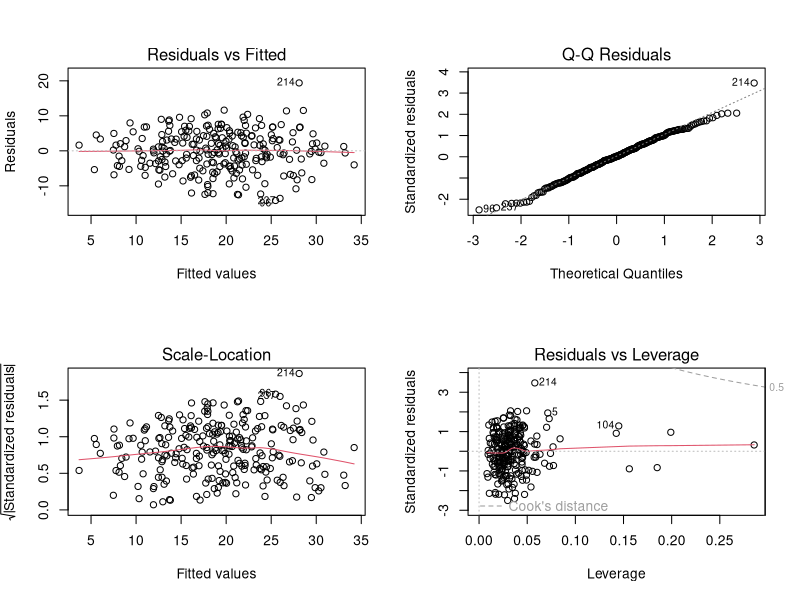
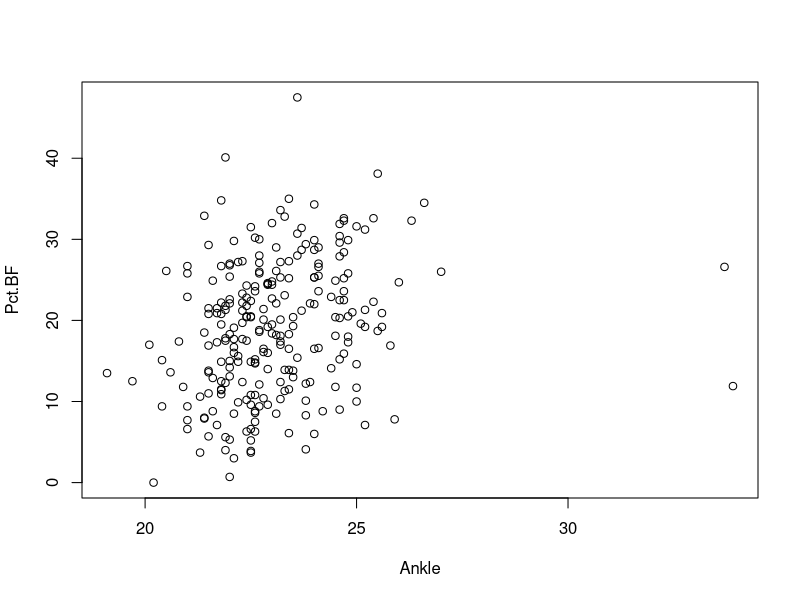
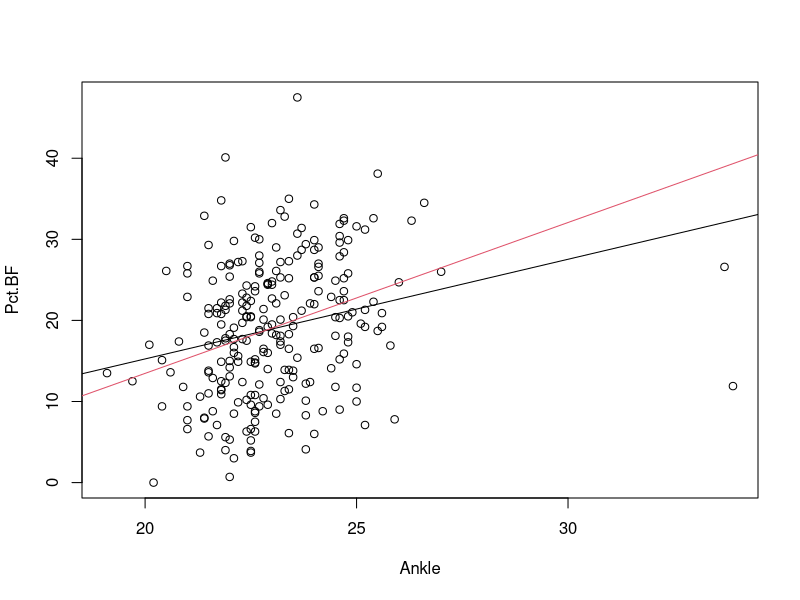
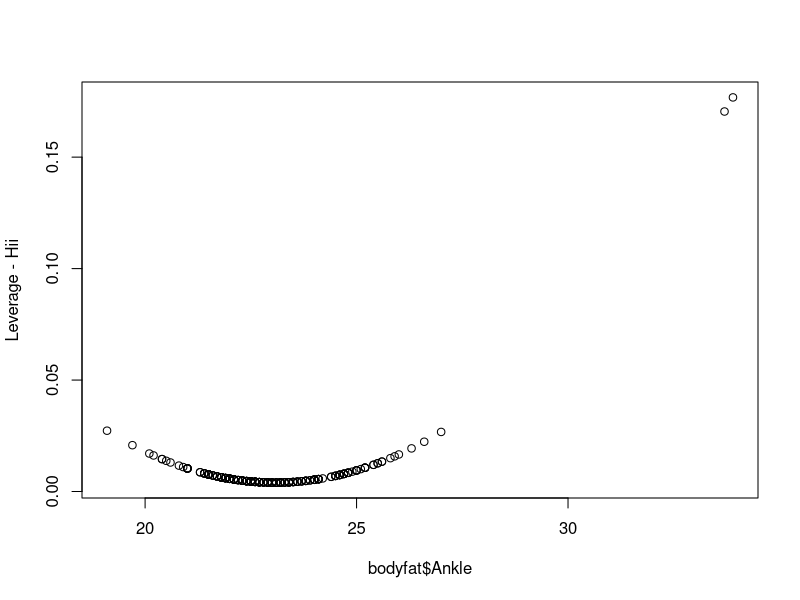
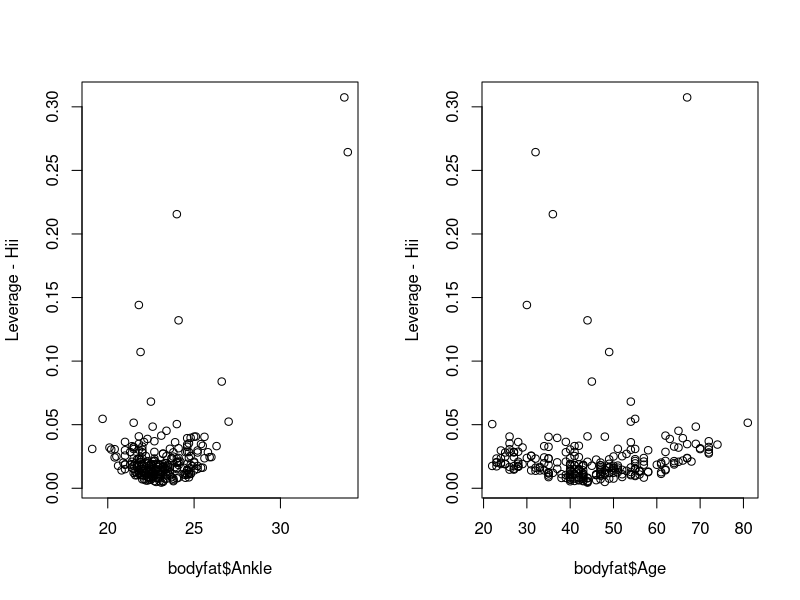
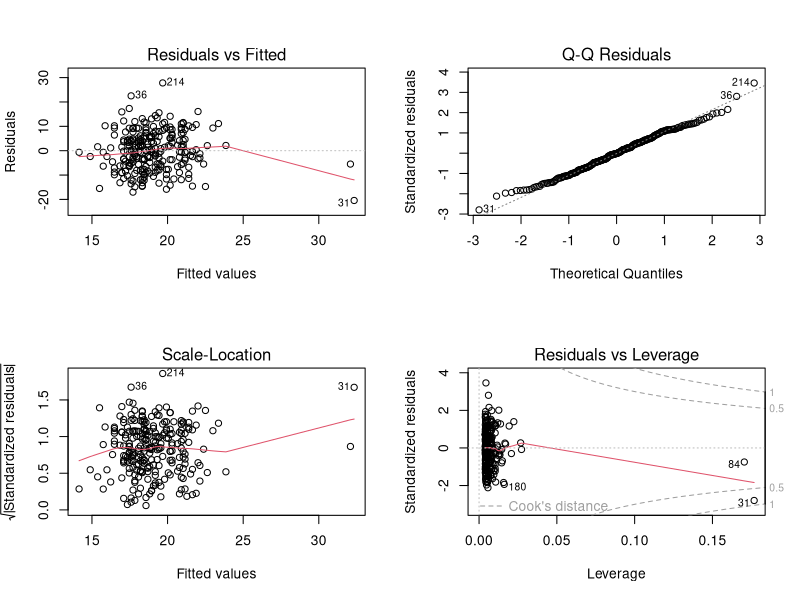

The R script that drew these images, in order:
## ---- chunk 1
knitr::opts_chunk$set(echo = TRUE)
## ---- chunk 2
bodyfat <- read.csv("bodyfat.csv", header = TRUE)
bodyfat$Height <- bodyfat$Height * 2.54
bodyfat$Weight <- bodyfat$Weight / 2.205
## ---- chunk 3
fit_all <- lm(Pct.BF ~ ., bodyfat[,-1])
summary(fit_all)
## ---- chunk 4
fit_all <- lm(Pct.BF ~ ., bodyfat[,-c(1, 9)])
summary(fit_all)
## ---- chunk 5
signif(cor(bodyfat[,-c(1, 9)]),3)
## ---- chunk 6
car::vif(fit_all)
## ---- chunk 7
summary(lm(Pct.BF~Hip, data = bodyfat))
summary(lm(Pct.BF~Weight, data = bodyfat))
summary(lm(Pct.BF~Hip+Weight, data = bodyfat))
car::vif(lm(Pct.BF~Hip+Weight, data = bodyfat))
## ---- chunk 8
nd <- data.frame(Hip = 110, Weight = 90)
predict(lm(Pct.BF~Hip, data = bodyfat), newdata = nd, 
        se.fit = TRUE)$se.fit
predict(lm(Pct.BF~Weight, data = bodyfat), newdata = nd, 
        se.fit = TRUE)$se.fit
predict(lm(Pct.BF~Hip+Weight, data = bodyfat), newdata = nd, 
        se.fit = TRUE)$se.fit
car::vif(lm(Pct.BF~Hip+Weight, data = bodyfat))
## ---- chunk 9
sort(car::vif(fit_all))
mean(car::vif(fit_all))
## ---- chunk 10
1/(1-summary(lm(Weight ~ Ankle + Age + Forearm + Wrist + Bicep + Height+ Neck + Knee + Thigh + Chest + Abdomen+Hip, data = bodyfat))$r.square)
## ---- chunk 11
fit_sub1 <- lm(Pct.BF ~ Age + Forearm+Wrist+Bicep+Height+Neck+Knee+Thigh, data = bodyfat)
summary(fit_sub1)
anova(fit_sub1, fit_all)
AIC(fit_sub1, fit_all)
car::vif(fit_sub1)
mean(car::vif(fit_sub1))
par(mfrow=c(2,2)); plot(fit_sub1)
## ---- chunk 12
fit_sub2 <- lm(Pct.BF ~ Age + Forearm, data = bodyfat)
summary(fit_sub2)
car::vif(fit_sub2)
## ---- chunk 13
fit_step <- step(fit_sub2, direction = "forward", 
     scope = list(lower = fit_sub2, upper = fit_all))
car::vif(fit_step)
## ---- chunk 14
par(mfrow=c(1,1))
plot(bodyfat[, c("Ankle", "Pct.BF")])
## ---- chunk 15
plot(bodyfat[, c("Ankle", "Pct.BF")])
abline(coef(lm(Pct.BF~Ankle, data = bodyfat)), pch = 16)
abline(coef(lm(Pct.BF~Ankle, data = bodyfat[bodyfat$Ankle < 30, ])), col = 2)
## ---- chunk 16
fit_ankle <- lm(Pct.BF~Ankle, data = bodyfat)
plot(bodyfat$Ankle, hatvalues(fit_ankle), ylab = "Leverage - Hii")
X <- model.matrix(fit_ankle)
head(diag(X %*% solve(crossprod(X)) %*% t(X)))
head(hatvalues(fit_ankle))
## ---- chunk 17
fit_mul <- lm(Pct.BF~Ankle+Weight+Age+Forearm+Hip, data = bodyfat)
par(mfrow=c(1,2))
plot(bodyfat$Ankle, hatvalues(fit_mul), ylab = "Leverage - Hii")
plot(bodyfat$Age, hatvalues(fit_mul), ylab = "Leverage - Hii")
X <- model.matrix(fit_mul)
head(diag(X %*% solve(crossprod(X)) %*% t(X)))
head(hatvalues(fit_mul))
## ---- chunk 18
par(mfrow=c(2,2))
plot(fit_ankle)
## ---- chunk 19
head(rstandard(fit_ankle))
head(residuals(fit_ankle)/(summary(fit_ankle)$sigma * sqrt(1-hatvalues(fit_ankle))))
## ---- chunk 20
head(rstudent(fit_ankle))


